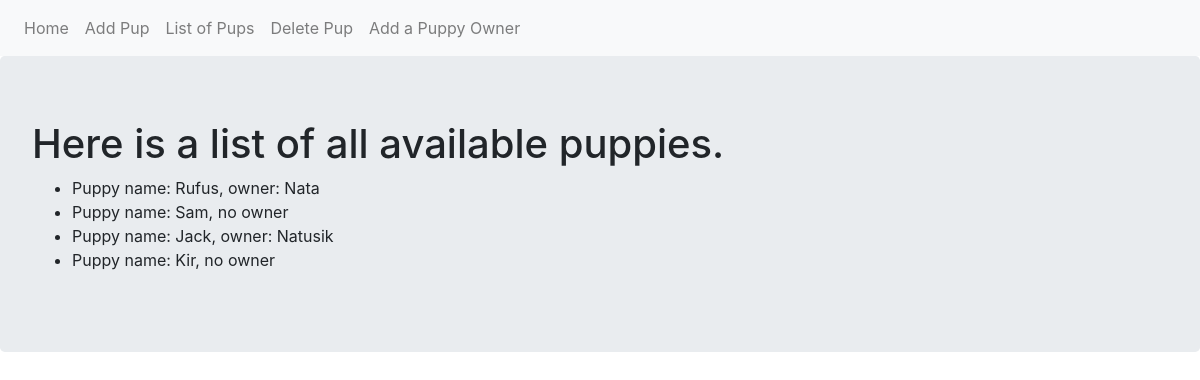
Page /list on the committed database.
### adoption_site.py (models this page shows, shortened)
class Puppy(db.Model):
    __tablename__ = 'puppies'
    id = db.Column(db.Integer,primary_key = True)
    name = db.Column(db.Text)
    owner = db.relationship('Owner', backref='puppy', uselist=False)
    def __repr__(self):
        if self.owner:
            return f"Puppy name: {self.name}, owner: {self.owner.name}"
        else:
            return f"Puppy name: {self.name}, no owner"

class Owner(db.Model):
    __tablename__ = 'owners'
    id = db.Column(db.Integer, primary_key=True)
    name = db.Column(db.Text)
    puppy_id = db.Column(db.Integer, db.ForeignKey('puppies.id'))

### adoption_site.py (the view)
@app.route('/list')
def list_pup():
    puppies = Puppy.query.all()
    return render_template('list.html', puppies=puppies)

### templates/list.html
{% extends "base.html" %}
{% block content %}
<div class="jumbotron">
  <h1>Here is a list of all available puppies.</h1>
  <ul>
    {% for pup in puppies  %}
    <li>{{pup}}</li>
    {% endfor %}
  </ul>
</div>
{% endblock %}

### templates/base.html (shortened to what this page needs)
<!DOCTYPE html>
<html lang="en" dir="ltr">
  <head>
    <link rel="stylesheet" href="https://maxcdn.bootstrapcdn.com/bootstrap/4.0.0/css/bootstrap.min.css">
  </head>
  <body>
    <nav class="navbar navbar-expand-lg navbar-light bg-light">
    <div class="navbar-nav">
      <a class="nav-item nav-link" href="{{ url_for('index') }}">Home</a>
      <a class="nav-item nav-link" href="{{ url_for('add_pup') }}">Add Pup</a>
      <a class="nav-item nav-link" href="{{ url_for('list_pup') }}">List of Pups</a>
      <a class="nav-item nav-link" href="{{ url_for('del_pup') }}">Delete Pup</a>
      <a class="nav-item nav-link" href="{{ url_for('add_owner') }}">Add a Puppy Owner</a>
    </div>
</nav>
    {% block content %}
    {% endblock %}
  </body>
</html>

### rows in the picture
Puppy: name.name "Puppy name: Rufus, owner: Nata"
Puppy: name "Puppy name: Sam, no owner"
Puppy: name.name "Puppy name: Jack, owner: Natusik"
Puppy: name "Puppy name: Kir, no owner"
